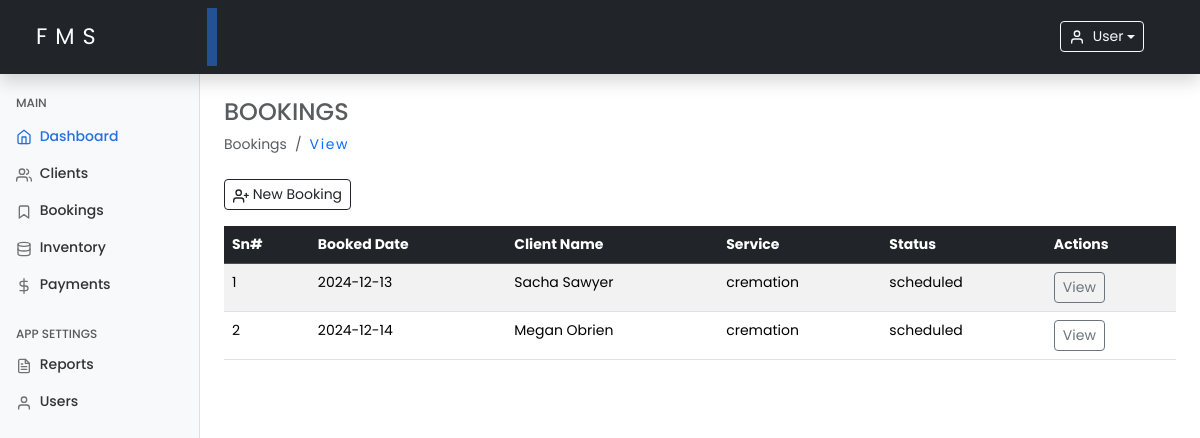
/bookings.php (signed in), run on the app's committed database.
### tables this page shows
CREATE TABLE `bookings` (
  `id` int(11) NOT NULL,
  `client_id` varchar(100) NOT NULL,
  `deceased_name` varchar(100) NOT NULL,
  `service_type` enum('burial','cremation','other') DEFAULT 'burial',
  `schedule_date` date NOT NULL,
  `vehicle_type` varchar(150) DEFAULT NULL,
  `request` varchar(255) DEFAULT NULL,
  `status` enum('scheduled','completed') DEFAULT 'scheduled',
  `created_at` timestamp NOT NULL DEFAULT current_timestamp(),
  `updated_at` timestamp NOT NULL DEFAULT current_timestamp() ON UPDATE current_timestamp()
);

CREATE TABLE `clients` (
  `id` int(11) NOT NULL,
  `client_name` varchar(100) NOT NULL,
  `client_phone` varchar(20) NOT NULL,
  `client_email` varchar(100) DEFAULT NULL,
  `client_address` varchar(255) DEFAULT NULL,
  `deceased_name` varchar(100) NOT NULL,
  `deceased_age` int(3) NOT NULL,
  `deceased_date_of_death` date NOT NULL,
  `deceased_cause` enum('natural','sickness','accident','other') NOT NULL,
  `deceased_gender` enum('male','female','other') NOT NULL,
  `created_at` timestamp NOT NULL DEFAULT current_timestamp(),
  `updated_at` timestamp NOT NULL DEFAULT current_timestamp() ON UPDATE current_timestamp()
);

### includes/functions.php (called while the page is built, shortened)
<?php
require_once 'config.php';
function getBookings()
{
    global $conn;
    $query = "SELECT b.id, c.deceased_name AS client_name, b.service_type, b.schedule_date, b.status
              FROM bookings b
              JOIN clients c ON b.client_id = c.id";
    $result = $conn->query($query);
    $bookings = [];
    while ($row = $result->fetch_assoc()) {
        $bookings[] = $row;
    }
    return $bookings;
}

### bookings.php (the view, shortened to what this page needs)
<?php
require_once "./includes/functions.php";
$bookings = getBookings();
include './includes/header.php';
include './includes/sidebar.php';
?>
<main class="col-md-9 ms-sm-auto col-lg-10 px-md-4 mt-2">
    <h4 class="text-muted text-uppercase mt-3">Bookings</h4>
    <ol class="breadcrumb mb-2">
        <li class="breadcrumb-item active">Bookings</li>
        <li class="breadcrumb-item"><a href="./bookings.php" class="text-decoration-none">View</a></li>
    </ol>
<div class="d-flex justify-content-start flex-wrap flex-md-nowrap align-items-center pt-3 pb-2 mb-2 border-bottom-none">
    <button type="button" class="btn btn-sm btn-outline-dark me-5" data-bs-toggle="modal" data-bs-target="#staticBackdrop">
        <span data-feather="user-plus"></span>&nbsp;New Booking
    </button>
</div>
    <div class="table-responsive">
        <table class="table table-striped table-hover table-lg">
            <thead class="table-dark">
                <tr>
                    <th>Sn#</th>
                    <th>Booked Date</th>
                    <th>Client Name</th>
                    <th>Service</th>
                    <th>Status</th>
                    <th>Actions</th>
                </tr>
            </thead>
            <tbody>
                <?php if (empty($bookings)): ?>
                    <tr>
                        <td colspan="6" class="text-center text-danger">No bookings found.</td>
                    </tr>
                <?php else: ?>
                    <?php foreach ($bookings as $index => $booking): ?>
                        <tr>
                            <td><?php echo $index + 1; ?></td>
                            <td><?php echo htmlspecialchars($booking['schedule_date']); ?></td>
                            <td><?php echo htmlspecialchars($booking['client_name']); ?></td>
                            <td><?php echo htmlspecialchars($booking['service_type']); ?></td>
                            <td><?php echo htmlspecialchars($booking['status']); ?></td>
                            <td><a href="viewBooking.php?id=<?php echo $booking['id']; ?>" class="btn btn-sm btn-outline-secondary">View</a></td>
                        </tr>
                    <?php endforeach; ?>
                <?php endif; ?>
            </tbody>
        </table>
    </div>
</main>
<?php include './includes/footer.php'; ?>

### assets/css/dashboard.css (style rules this page uses)
* { margin: 0; padding: 0; box-sizing: border-box; }
body { font-size: .875rem; font-family: "Poppins", sans-serif; }
.feather { width: 16px; height: 16px; vertical-align: text-bottom; }

### includes/header.php (style rules this page uses)
.active { background-color: transparent !important; }
.text-decoration-none { font-weight: 400; letter-spacing: 0.1rem; text-decoration: none !important; }

### data on the page
bookings: schedule_date "2024-12-13", client.deceased_name "Sacha Sawyer", service_type "cremation", status "scheduled"
bookings: schedule_date "2024-12-14", client.deceased_name "Megan Obrien", service_type "cremation", status "scheduled"

### other printed values
$_SESSION['username'] "User"
